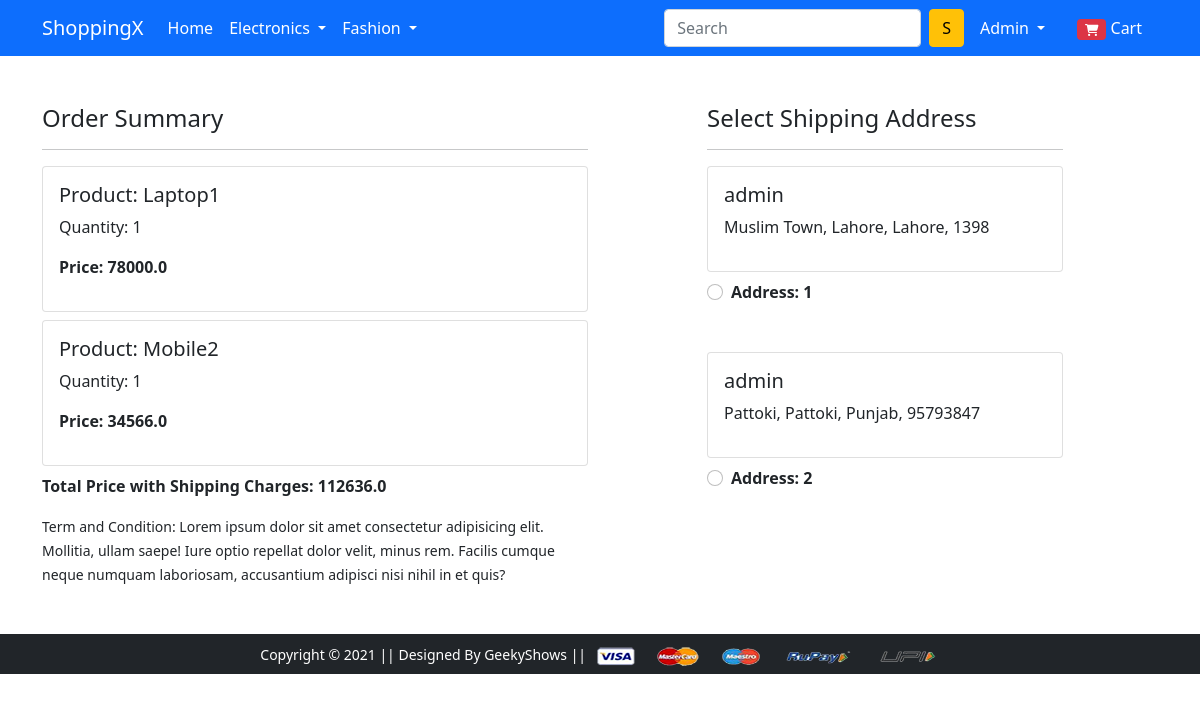
/checkout/ (signed in), run on an earlier commit of the app's database.
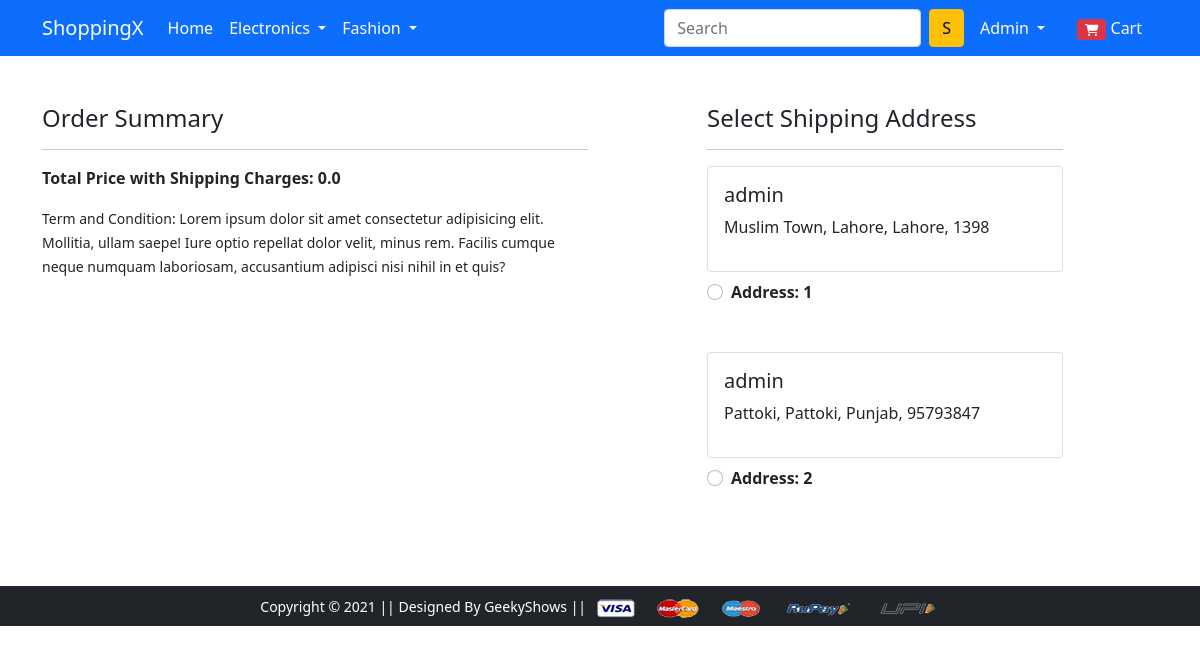
And on a later commit of the database.
### app/models.py (models this page shows, shortened)
class Cart(models.Model):
    user = models.ForeignKey(User, on_delete=models.CASCADE)
    product = models.ForeignKey(Product, on_delete=models.CASCADE)
    quantity = models.PositiveIntegerField(default=1)
    @property
    def total_cost(self):
        return self.quantity * self.product.discounted_price

class Product(models.Model):
    title = models.CharField(max_length=80)
    selling_price = models.FloatField()
    discounted_price = models.FloatField()
    description = models.TextField()
    brand = models.CharField(max_length=50)
    category = models.CharField(choices=CATEGORY_CHOICES, max_length=2)
    product_image = models.ImageField(upload_to='productimg')

class Customer(models.Model):
    user = models.ForeignKey(User, on_delete=models.CASCADE)
    name = models.CharField(max_length=80)
    locality = models.CharField(max_length=80)
    city = models.CharField(max_length=50)
    zipcode = models.IntegerField()
    state = models.CharField(choices=STATE_CHOICES, max_length=50)

### app/views.py (the view)
# urls.py: path('checkout/', views.checkout, name='checkout'),
@login_required
def checkout(request):
    user = request.user
    add = Customer.objects.filter(user=user)
    cart_items = Cart.objects.filter(user=user)
    amount = 0.0
    shipping_amount = 0.0
    total_amount = 0.0
    cart_product = [p for p in Cart.objects.all() if p.user == user]
    if cart_product:
        for p in cart_product:
            tempamount = (p.quantity * p.product.discounted_price)
            amount += tempamount
            shipping_amount = 70.0
        total_amount = amount + shipping_amount
    return render(request, 'app/checkout.html', {'add': add, 'total_amount': total_amount, 'cart_items': cart_items})

### app/templates/app/checkout.html (shortened to what this page needs)
{% extends 'app/base.html' %}
{% load static %}
{% block main-content %}
<div class="container">
  <div class="row mt-5">
    <div class="col-sm-6">
      <h4>Order Summary</h4>
      <hr>
      {% for item in cart_items %}
      <div class="card mb-2">
        <div class="card-body">
          <h5>Product: {{item.product.title}}</h5>
          <p>Quantity: {{item.quantity}}</p>
          <p class="fw-bold">Price: {{item.total_cost}}</p>
        </div>
      </div>
      {% endfor %}
      <p class="fw-bold">Total Price with Shipping Charges: {{total_amount}}</p>
      <small>Term and Condition: Lorem ipsum dolor sit amet consectetur adipisicing elit. Mollitia, ullam saepe! Iure
        optio repellat dolor velit, minus rem. Facilis cumque neque numquam laboriosam, accusantium adipisci nisi nihil
        in et quis?</small>
    </div>
    <div class="col-sm-4 offset-sm-1">
      <h4>Select Shipping Address</h4>
      <hr>
      <form action="/paymentdone" id="myform">
        {% for ad in add %}
        <div class="card">
          <div class="card-body">
            <h5>{{ad.name}}</h5>
            <p>{{ad.locality}}, {{ad.city}}, {{ad.state}}, {{ad.zipcode}}</p>
          </div>
        </div>
        <div class="form-check mt-2 mb-5">
          <input class="form-check-input" type="radio" name="custid" id="custadd{{forloop.counter}}" value={{ad.id}}>
          <label class="form-check-label fw-bold" for="custadd{{forloop.counter}}">
            Address: {{forloop.counter}} </label>
        </div>
        {% endfor %}
      </form>
    </div>
  </div>
</div>
{% endblock main-content %}

What changed in the data, as far as the page shows it:
removed Cart: product "Laptop1", quantity "1", total_cost "78000.0"
removed Cart: product "Mobile2", quantity "1", total_cost "34566.0"
Also different on the page:
{{ total_amount }}: "112636.0" → "0.0"
